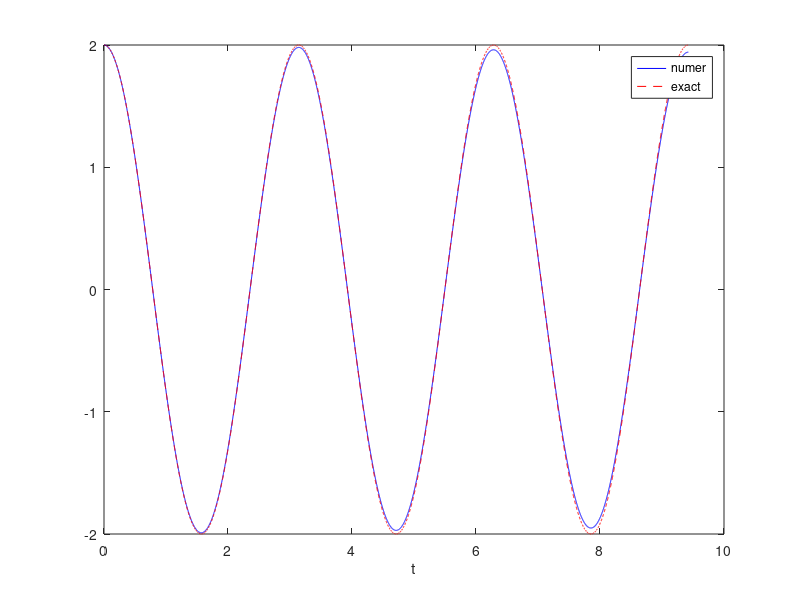

This chart was generated by the following MATLAB code:
%% Exercise 4.14 the Backward Euler scheme
omega = 2;
P = 2*pi/omega;
dt = P/2000; % or P/20
T = 3*P;
N_t = floor(round(T/dt));       % round toward negative infinity
t = linspace(0, N_t*dt, N_t+1); % generate linearly vector
% create arrays with zeros
u = zeros(N_t+1, 1);
v = zeros(N_t+1, 1);
% initial conditions
X_0 = 2;
u(1) = X_0;
v(1) = 0;
% step forkward in time
for n = 2:N_t+1
    u(n) = (1.0/(1+(dt*omega)^2))*(dt*v(n-1) + u(n-1));
    v(n) = (1.0/(1+(dt*omega)^2))*(-dt*omega^2*u(n-1) + v(n-1));
end
% plotting
plot(t, u, 'b-', t, X_0*cos(omega*t), 'r--');
legend('numer', 'exact');
xlabel('t');